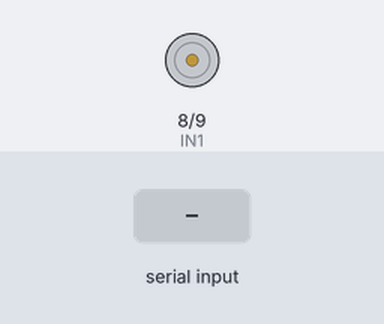
Bench run of a sketch on a simulated Arduino Uno, built with avr-gcc and run on an emulated ATmega328P. On the bench: motor-driver pin pairs drawn as motors (green arrow = first pin HIGH = forward, orange = second pin HIGH = backward, longer = more drive, scaled by the enable pin). The inputs (shaded band) are chosen by the test bench.

Above: at 1.2 s.
1.3 s: "w" received over Serial
At 2.5 s:
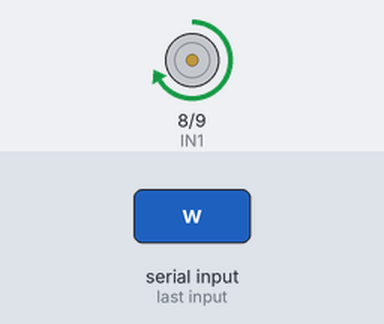
2.8 s: "s" received over Serial
At 3.6 s:
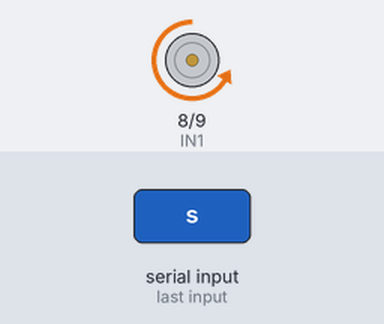
4.3 s: "x" received over Serial
At 4.7 s:
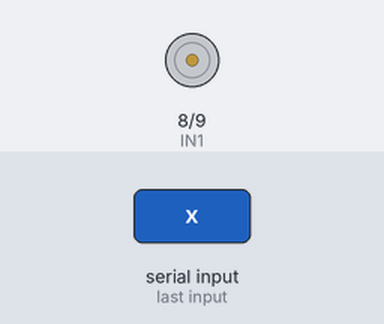
5.8 s: "a" received over Serial
At 7.0 s:
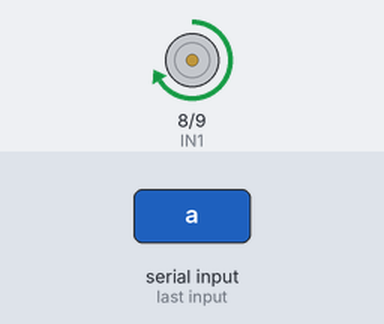
7.3 s: "d" received over Serial
At 8.2 s:
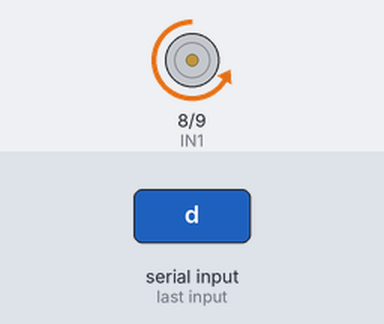
Timing chart, 0 to 9.8 s (numbered marks = the images above; inputs shaded):
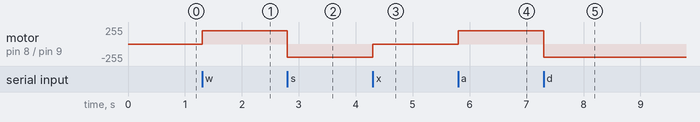

The sketch:

kontrol.ino
```cpp
// Motor pinleri
int IN1 = 8;
int IN2 = 9;
int IN3 = 10;
int IN4 = 11;
int ENA = 5;
int ENB = 6;

void setup() {
  pinMode(IN1, OUTPUT);
  pinMode(IN2, OUTPUT);
  pinMode(ENB, OUTPUT);

  Serial.begin(9600);
}

void ileri() {
  digitalWrite(IN1, HIGH);
  digitalWrite(IN2, LOW);
  analogWrite(ENB, 200);
}

void geri() {
  digitalWrite(IN1, LOW);
  digitalWrite(IN2, HIGH);
  analogWrite(ENB, 200);
}

void sag() {
  digitalWrite(IN1, LOW);
  digitalWrite(IN2, HIGH);
  analogWrite(ENB, 200);
}

void sol() {
  digitalWrite(IN1, HIGH);
  digitalWrite(IN2, LOW);
  analogWrite(ENB, 200);
}

void dur() {
  digitalWrite(IN1, LOW);
  digitalWrite(IN2, LOW);
}

void loop() {
  if (Serial.available() > 0) {
    char komut = Serial.read();
    if (komut == 'w') ileri();
    else if (komut == 's') geri();
    else if (komut == 'a') sol();
    else if (komut == 'd') sag();
    else if (komut == 'x') dur();
  }
}
```

Measured:
- after the input at 1.3 s, motor on pin 8 (IN1) / pin 9 (IN2): stopped → forward 200/255 at once
- after the input at 2.8 s, motor on pin 8 (IN1) / pin 9 (IN2): forward 200/255 → backward 200/255 at once
- after the input at 4.3 s, motor on pin 8 (IN1) / pin 9 (IN2): backward 200/255 → stopped at once
- after the input at 5.8 s, motor on pin 8 (IN1) / pin 9 (IN2): stopped → forward 200/255 at once
- after the input at 7.3 s, motor on pin 8 (IN1) / pin 9 (IN2): forward 200/255 → backward 200/255 at once
